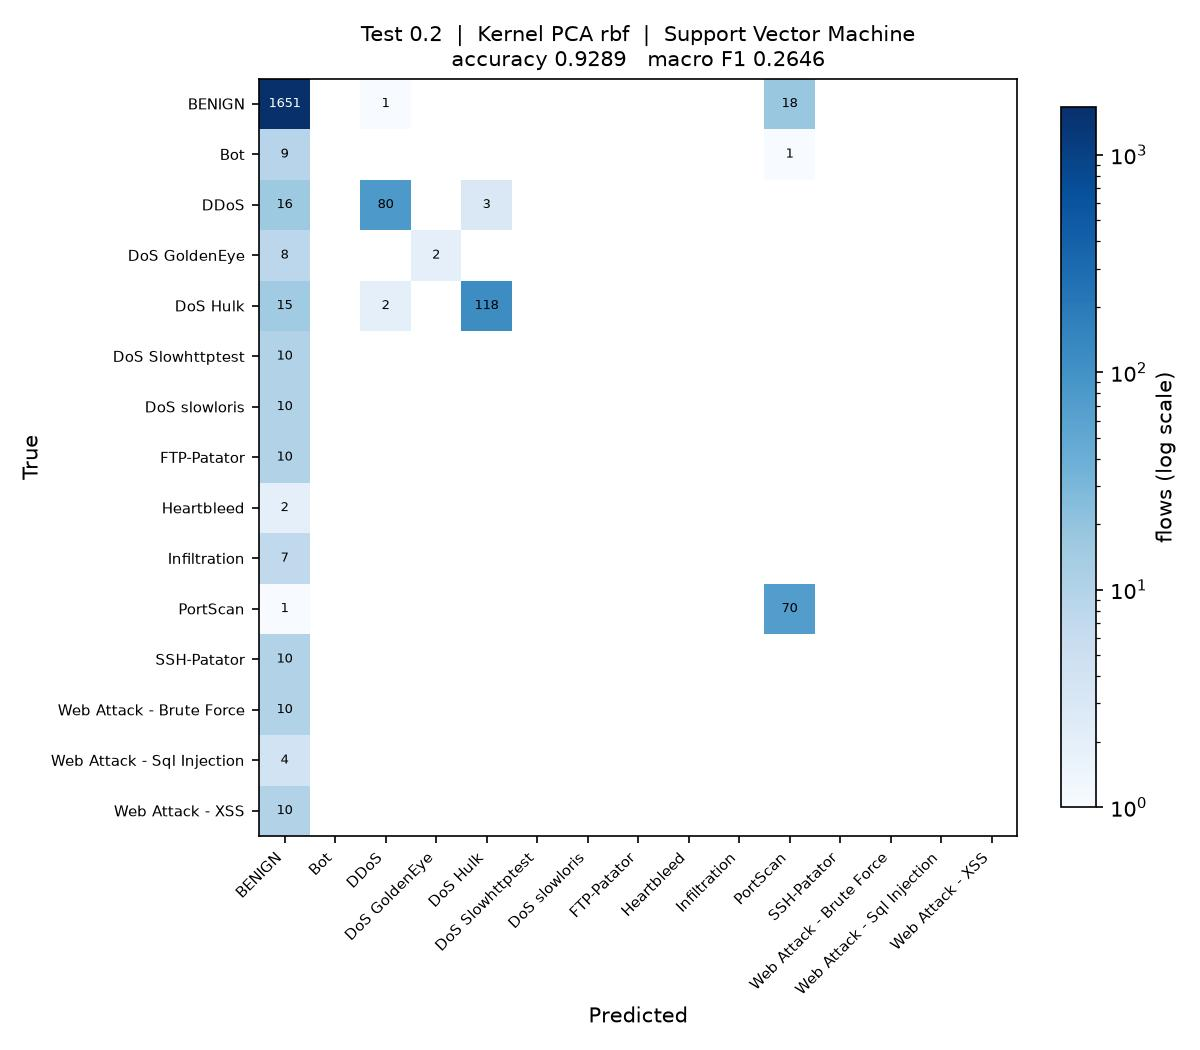

Source code (Python):
"""
Test_0.2_DR_RBF_SVM

Test size 0.2  |  Kernel PCA (rbf)  |  Support Vector Machine  (reference sheet #15)

Run on its own:

    python Test_0.2_DR_RBF_SVM.py

Writes Test_0.2_DR_RBF_SVM.jpg (confusion matrix) and appends one row to
results/75_runs.csv.
"""

import os
import sys
import time
import warnings
from pathlib import Path

import matplotlib
matplotlib.use("Agg")
import matplotlib.pyplot as plt
import numpy as np
import pandas as pd
from sklearn.decomposition import KernelPCA
from sklearn.impute import SimpleImputer
from sklearn.metrics import (accuracy_score, confusion_matrix, f1_score,
                             precision_score, recall_score)
from sklearn.model_selection import train_test_split
from sklearn.preprocessing import LabelEncoder, StandardScaler
from sklearn.svm import SVC

sys.path.insert(0, str(Path(__file__).resolve().parent.parent))
from common import load_sample                      # noqa: E402

warnings.filterwarnings("ignore")

# ----- this run -------------------------------------------------------------
TEST_SIZE = 0.2
KERNEL = "rbf"
CLASSIFIER = "SVM"
N_COMPONENTS = 15
# ----------------------------------------------------------------------------

SEED = 0
N_JOBS = max(1, (os.cpu_count() or 2) // 2)
STEM = "Test_0.2_DR_RBF_SVM"
HERE = Path(__file__).resolve().parent
RESULTS = HERE.parent / "results"


def main():
    t0 = time.time()
    df = load_sample(10000, 50, SEED)
    y = LabelEncoder().fit_transform(df["Label"])
    X = df.drop(columns=["Label", "Day"])
    classes = sorted(df["Label"].unique())
    print(f"{len(df):,} flows, {X.shape[1]} features, {len(classes)} classes")

    X_train, X_test, y_train, y_test = train_test_split(
        X, y, test_size=TEST_SIZE, random_state=SEED, stratify=y)

    # mean imputation and scaling, fitted on the training split only
    imputer = SimpleImputer(strategy="mean").fit(X_train)
    scaler = StandardScaler().fit(imputer.transform(X_train))
    X_train = scaler.transform(imputer.transform(X_train))
    X_test = scaler.transform(imputer.transform(X_test))

    # dimensionality reduction: Kernel PCA, fitted on the training split only.
    # arpack keeps the largest positive eigenvalues; the randomized solver ranks
    # them by magnitude and fails on the sigmoid kernel, which is not PSD.
    kpca = KernelPCA(n_components=N_COMPONENTS, kernel=KERNEL,
                     eigen_solver="arpack", random_state=SEED, n_jobs=N_JOBS)
    X_train = kpca.fit_transform(X_train)
    X_test = kpca.transform(X_test)
    print(f"Kernel PCA ({KERNEL}): {X_train.shape[1]} components")

    classifier = SVC(kernel="rbf", probability=True, random_state=SEED)
    classifier.fit(X_train, y_train)
    y_pred = classifier.predict(X_test)

    acc = accuracy_score(y_test, y_pred)
    pre = precision_score(y_test, y_pred, average="macro", zero_division=0)
    rec = recall_score(y_test, y_pred, average="macro", zero_division=0)
    f1 = f1_score(y_test, y_pred, average="macro", zero_division=0)
    pre_w = precision_score(y_test, y_pred, average="weighted", zero_division=0)
    rec_w = recall_score(y_test, y_pred, average="weighted", zero_division=0)
    f1_w = f1_score(y_test, y_pred, average="weighted", zero_division=0)

    print(f"Accuracy  : {acc:.4f}")
    print(f"Precision : {pre:.4f}")
    print(f"Recall    : {rec:.4f}")
    print(f"F1 Score  : {f1:.4f}")

    # confusion matrix image, named to match this script
    cm = confusion_matrix(y_test, y_pred, labels=range(len(classes)))
    fig, ax = plt.subplots(figsize=(8, 7))
    im = ax.imshow(cm, cmap="Blues", norm=matplotlib.colors.LogNorm(vmin=1))
    ax.set_xticks(range(len(classes)), classes, rotation=45, ha="right", fontsize=7)
    ax.set_yticks(range(len(classes)), classes, fontsize=7)
    ax.set_xlabel("Predicted")
    ax.set_ylabel("True")
    ax.set_title(f"Test {TEST_SIZE}  |  Kernel PCA {KERNEL}  |  Support Vector Machine\n"
                 f"accuracy {acc:.4f}   macro F1 {f1:.4f}", fontsize=10)
    for i in range(len(classes)):
        for j in range(len(classes)):
            if cm[i, j]:
                ax.text(j, i, cm[i, j], ha="center", va="center", fontsize=6,
                        color="white" if cm[i, j] > cm.max() / 3 else "black")
    fig.colorbar(im, ax=ax, fraction=0.04, label="flows (log scale)")
    fig.tight_layout()
    fig.savefig(HERE / f"{STEM}.jpg", dpi=150)
    plt.close(fig)

    # one row appended to the shared results table
    RESULTS.mkdir(exist_ok=True)
    row = {"Test": TEST_SIZE, "DR": "RBF", "Clas": CLASSIFIER,
           "Acc": round(acc, 4), "Pre": round(pre, 4), "Rec": round(rec, 4),
           "F1": round(f1, 4),
           "Pre_weighted": round(pre_w, 4), "Rec_weighted": round(rec_w, 4),
           "F1_weighted": round(f1_w, 4),
           "n_components": N_COMPONENTS, "seconds": round(time.time() - t0, 1),
           "script": STEM}
    out = RESULTS / "75_runs.csv"
    old = pd.read_csv(out).to_dict("records") if out.exists() else []
    old = [r for r in old if r.get("script") != STEM]
    pd.DataFrame(old + [row]).to_csv(out, index=False)
    print(f"saved {STEM}.jpg and appended to results/75_runs.csv "
          f"({time.time() - t0:.0f}s)")


if __name__ == "__main__":
    main()
